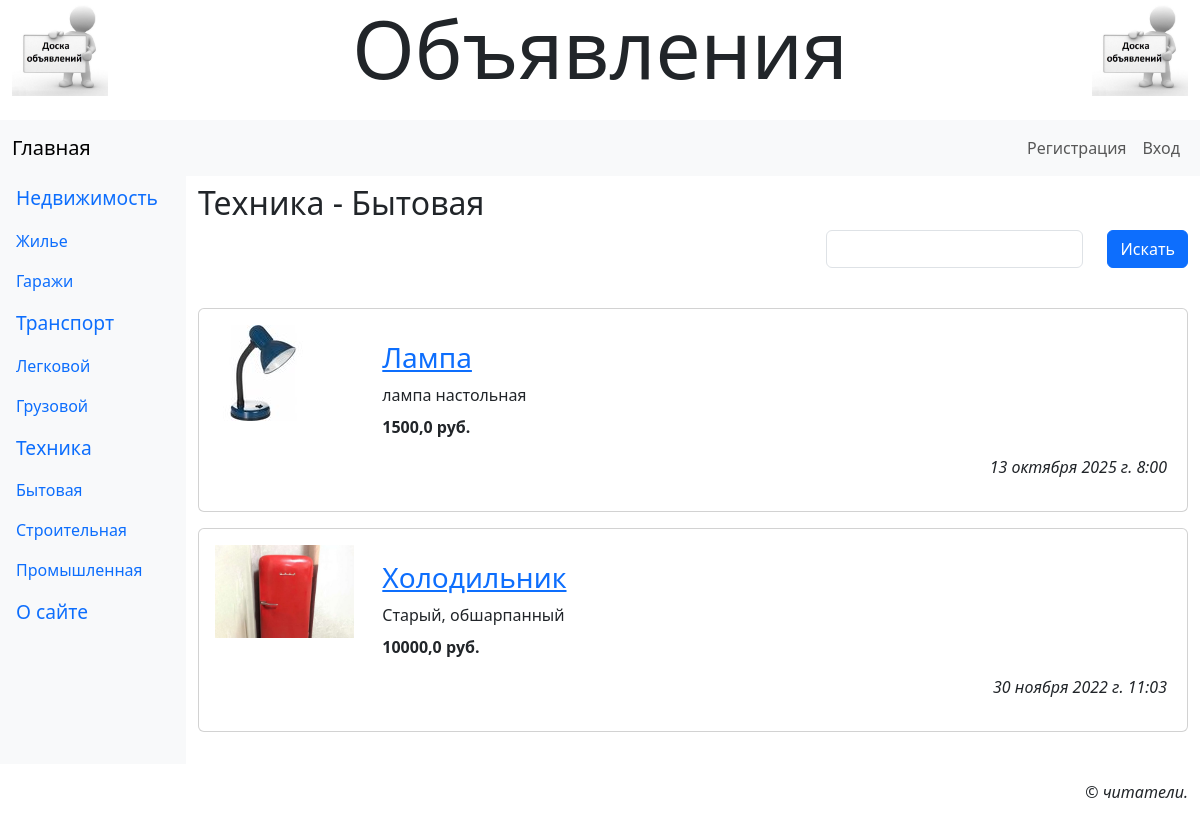
The app's page /8/ with its own data.
### main/models.py (models this page shows, shortened)
class Rubric(models.Model):
    name = models.CharField(max_length=20, unique=True, verbose_name='Название')
    order = models.SmallIntegerField(default=0, db_index=True, verbose_name='Порядок')
    super_rubric = models.ForeignKey(
        'SuperRubric',
        on_delete=models.PROTECT,
        null=True,
        blank=True,
        verbose_name='Надрубрика'
    )
    class Meta:
        verbose_name = 'Рубрика'
        verbose_name_plural = 'Рубрики'

class Bb(models.Model):
    rubric = models.ForeignKey(SubRubric, on_delete=models.PROTECT, verbose_name='Рубрика')
    title = models.CharField(max_length=40, verbose_name='Товар')
    content = models.TextField(verbose_name='Описание')
    price = models.FloatField(default=0, verbose_name='Цена')
    contacts = models.TextField(verbose_name='Контакты')
    image = models.ImageField(blank=True, upload_to=get_timestamp_path, verbose_name='Изображение')
    author = models.ForeignKey(AdvUser, on_delete=models.CASCADE, verbose_name='Автор объявления')
    is_active = models.BooleanField(default=True, db_index=True, verbose_name='Выводить в списке?')
    created_at = models.DateTimeField(auto_now_add=True, db_index=True, verbose_name='Опубликовано')
    class Meta:
        verbose_name = 'Объявление'
        verbose_name_plural = 'Объявления'
        ordering = ['-created_at']

### main/views.py (the view)
# urls.py: path('<int:pk>/', rubric_bbs, name='rubric_bbs'),
def rubric_bbs(request, pk):
    rubric = get_object_or_404(SubRubric, pk=pk)
    bbs = Bb.objects.filter(is_active=True, rubric=pk)
    if 'keyword' in request.GET:
        keyword = request.GET['keyword']
        q = Q(title__icontains=keyword) | Q(content__icontains=keyword)
        bbs = bbs.filter(q)
    else:
        keyword = ''
    form = SearchForm(initial={'keyword': keyword})
    paginator = Paginator(bbs, 2)
    if 'page' in request.GET:
        page_num = request.GET['page']
    else:
        page_num = 1
    page = paginator.get_page(page_num)
    context = {'rubric': rubric, 'page': page, 'bbs': page.object_list,
               'form': form}
    return render(request, 'main/rubric_bbs.html', context)

### main/forms.py
class SearchForm(forms.Form):
    keyword = forms.CharField(required=False, max_length=20, label='')

### main/models.py (called while the page is built)
    def get_queryset(self):
        return super().get_queryset().filter(super_rubric__isnull=False)

    def __str__(self):
        return f'{self.super_rubric.name} - {self.name}'

### main/templates/main/rubric_bbs.html (shortened to what this page needs)
{% extends 'layout/basic.html' %}
{% load thumbnail %}
{% load static %}
{% load django_bootstrap5 %}
{% block content %}
<h2 class="mb-2">{{ rubric }}</h2>
<form class="row row-cols-md-auto justify-content-end">
    {% bootstrap_field form.keyword show_label=False wrapper_class='col-12' %}
    <div class="col-12">
        {% bootstrap_button 'Искать' %}
    </div>
</form>
{% if bbs %}
<div class="vstack gap-3 my-4">
    {% for bb in bbs %}
    <div class="card">
        {% url 'main:bb_detail' rubric_pk=rubric.pk pk=bb.pk as url %}
        <div class="row p-3">
            <a class="col-md-2" href="{{ url }}{{ all }}">
                {% if bb.image %}
                <img class="img-fluid" src="{% thumbnail bb.image 'default' %}">
                {% else %}
                <img class="img-fluid" src="{% static 'main/empty.jpg' %}">
                {% endif %}
            </a>
            <div class="col-md-10 card-body">
                <h3 class="card-title"><a href="{{ url }}{{ all }}">
                    {{ bb.title }}</a></h3>
                <div class="card-text mb-2">{{ bb.content }}</div>
                <p class="card-text fw-bold">{{ bb.price }} руб.</p>
                <p class="card-text text-end fst-italic">{{ bb.created_at }}</p>
            </div>
        </div>
    </div>
    {% endfor %}
</div>
{% endif %}
{% endblock %}

### main/templates/layout/basic.html (shortened to what this page needs)
{% load django_bootstrap5 %}
{% load static %}
<!DOCTYPE html>
<html>
    <head>
        {% bootstrap_css %}
        <link rel="stylesheet" type="text/css"
              href="{% static 'main/style.css' %}">
    </head>
    <body class="container-fluid">
        <header class="mb-4">
            <h1 class="display-1 text-center">Объявления</h1>
        </header>
        <nav class="row navbar navbar-expand-md bg-light">
            <div class="col container">
                <a class="navbar-brand"
                   href="{% url 'main:index' %}">Главная</a>
                <div class="collapse navbar-collapse justify-content-end"
                     id="navbarNav">
                    <div class="navbar-nav">
                        {% if user.is_authenticated %}
                        <div class="nav-item dropdown">
                            <a class="nav-link dropdown-toggle"
                               data-bs-toggle="dropdown" href="#">Профиль</a>
                            <div class="dropdown-menu">
                                <a class="dropdown-item" href="{% url 'main:profile' %}">Мои
                                   объявления</a>
                                <a class="dropdown-item" href="{% url 'main:profile_edit' %}">
                                   Изменить личные данные</a>
                                <a class="dropdown-item" href="{% url 'main:password_edit' %}">
                                   Изменить пароль</a>
                                <hr class="dropdown-divider">
                                <form class="px-3" method="post"
                                      action="{% url 'main:logout' %}">
                                    {% csrf_token %}
                                    {% bootstrap_button 'Выйти' button_class='btn-danger' %}
                                </form>
                                <hr class="dropdown-divider">
                                <a class="dropdown-item" href="{% url 'main:profile_delete' %}">
                                   Удалить</a>
                            </div>
                        </div>
                        {% else %}
                        <a class="nav-link" href="{% url 'main:register' %}">Регистрация</a>
                        <a class="nav-link" href="{% url 'main:login' %}">Вход</a>
                        {% endif %}
                    </div>
                </div>
            </div>
        </nav>
        <div class="row">
            <nav class="col-md-auto nav flex-column bg-light">
                {% for rubric in rubrics %}
                {% ifchanged rubric.super_rubric.pk %}
                <span class="nav-link root">{{ rubric.super_rubric.name }}</span>
                {% endifchanged %}
                <a class="nav-link" href="{% url 'main:rubric_bbs' pk=rubric.pk %}">
                   {{ rubric.name }}</a>
                {% endfor %}
                <a class="nav-link root" href="{% url 'main:other' page='about' %}">
                   О сайте</a>
            </nav>
            <main class="col py-2">
                {% block content %}
                {% endblock %}
            </main>
        </div>
        <footer class="mt-3">
            <p class="text-end fst-italic">&copy; читатели.</p>
        </footer>
    </body>
</html>

### main/static/main/style.css (style rules this page uses)
header h1 { background: url("bg.jpg") left / auto 100% no-repeat, url("bg.jpg") right / auto 100% no-repeat; }
.root { font-size: larger; }

### records on screen
Rubric: super_rubric.name "Недвижимость", name "Жилье"
Rubric: name "Гаражи"
Rubric: super_rubric.name "Транспорт", name "Легковой"
Rubric: name "Грузовой"
Rubric: super_rubric.name "Техника", name "Бытовая", super_rubric+name "Техника - Бытовая"
Rubric: name "Строительная"
Rubric: name "Промышленная"
Bb: image (picture), title "Лампа", content "лампа настольная", price "1500,0", created_at "13 октября 2025 г. 8:00"
Bb: image (picture), title "Холодильник", content "Старый, обшарпанный", price "10000,0", created_at "30 ноября 2022 г. 11:03"
